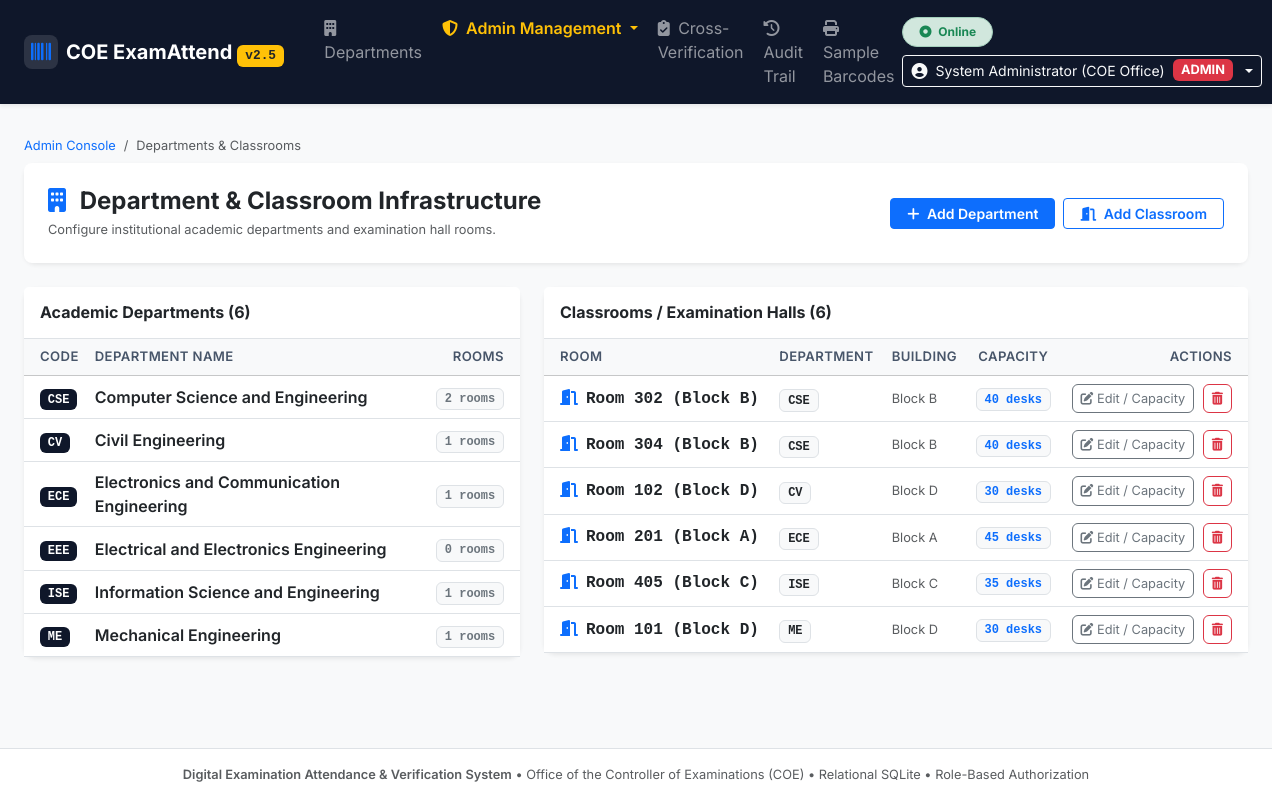
/admin/departments (signed in), run on the app's committed database.
### tables this page shows
CREATE TABLE departments (
        id INTEGER PRIMARY KEY AUTOINCREMENT,
        code TEXT UNIQUE NOT NULL,
        name TEXT NOT NULL,
        created_at TEXT DEFAULT CURRENT_TIMESTAMP
    );

CREATE TABLE classrooms (
        id INTEGER PRIMARY KEY AUTOINCREMENT,
        department_id INTEGER NOT NULL,
        room_number TEXT NOT NULL,
        building TEXT,
        capacity INTEGER DEFAULT 40,
        created_at TEXT DEFAULT CURRENT_TIMESTAMP,
        FOREIGN KEY (department_id) REFERENCES departments(id),
        UNIQUE(department_id, room_number)
    );

### app.py (the view)
@app.route('/admin/departments')
@admin_required
def admin_departments_list():
    conn = get_db()
    cursor = conn.cursor()
    cursor.execute('''
        SELECT d.*, COUNT(c.id) as classroom_count
        FROM departments d
        LEFT JOIN classrooms c ON c.department_id = d.id
        GROUP BY d.id
        ORDER BY d.code ASC
    ''')
    departments = [dict(row) for row in cursor.fetchall()]
    cursor.execute('''
        SELECT c.*, d.code as dept_code
        FROM classrooms c
        JOIN departments d ON c.department_id = d.id
        ORDER BY d.code ASC, c.room_number ASC
    ''')
    classrooms = [dict(row) for row in cursor.fetchall()]
    conn.close()
    return render_template('admin/admin_departments.html', departments=departments, classrooms=classrooms)

### app.py (called while the page is built)
def admin_required(f):
    @wraps(f)
    def decorated_function(*args, **kwargs):
        if not session.get('user_id'):
            if request.path.startswith('/api/'):
                return jsonify({'success': False, 'message': 'Authentication required.'}), 401
            return redirect(url_for('login', next=request.path))
        if session.get('role') != 'ADMIN':
            if request.path.startswith('/api/'):
                return jsonify({'success': False, 'message': 'Administrative privileges required.'}), 403
            flash('Access denied: Administrative privileges required.', 'danger')
            return redirect(url_for('departments_view'))
        return f(*args, **kwargs)
    return decorated_function

### database.py (called while the page is built)
def get_db(db_path=None):
    path = db_path or DB_PATH
    conn = sqlite3.connect(path, timeout=30.0)
    try:
        conn.execute("PRAGMA journal_mode=WAL;")
    except Exception:
        pass
    conn.execute("PRAGMA busy_timeout=15000;")
    conn.execute("PRAGMA foreign_keys=ON;")
    conn.row_factory = sqlite3.Row
    return conn

### templates/admin/admin_departments.html (shortened to what this page needs)
{% extends 'base.html' %}
{% block content %}
<div class="container-fluid px-3 px-md-4">
    <nav aria-label="breadcrumb" class="mb-2">
        <ol class="breadcrumb fs-7 mb-1">
            <li class="breadcrumb-item"><a href="/admin" class="text-decoration-none">Admin Console</a></li>
            <li class="breadcrumb-item active" aria-current="page">Departments & Classrooms</li>
        </ol>
    </nav>
    <div class="card mb-4 border-0 shadow-sm">
        <div class="card-body p-4 bg-white rounded-3">
            <div class="d-flex flex-wrap align-items-center justify-content-between gap-3">
                <div>
                    <h4 class="fw-bold mb-1 text-dark"><i class="fa-solid fa-building text-primary me-2"></i> Department & Classroom Infrastructure</h4>
                    <p class="text-muted fs-7 mb-0">
                        Configure institutional academic departments and examination hall rooms.
                    </p>
                </div>
                <div class="d-flex gap-2">
                    <button class="btn btn-primary btn-sm px-3 fw-semibold" data-bs-toggle="modal" data-bs-target="#createDeptModal">
                        <i class="fa-solid fa-plus me-1"></i> Add Department
                    </button>
                    <button class="btn btn-outline-primary btn-sm px-3 fw-semibold" data-bs-toggle="modal" data-bs-target="#createRoomModal">
                        <i class="fa-solid fa-door-open me-1"></i> Add Classroom
                    </button>
                </div>
            </div>
        </div>
    </div>
    <div class="row g-4">
        <div class="col-12 col-lg-5">
            <div class="card border-0 shadow-sm bg-white">
                <div class="card-header bg-white py-3 border-bottom">
                    <h6 class="fw-bold mb-0 text-dark">Academic Departments ({{ departments|length }})</h6>
                </div>
                <div class="card-body p-0">
                    <div class="table-responsive">
                        <table class="table table-hover align-middle mb-0">
                            <thead class="table-light">
                                <tr>
                                    <th class="ps-3">Code</th>
                                    <th>Department Name</th>
                                    <th class="text-end pe-3">Rooms</th>
                                </tr>
                            </thead>
                            <tbody>
                                {% for d in departments %}
                                <tr>
                                    <td class="ps-3"><span class="badge bg-navy text-white font-monospace">{{ d.code }}</span></td>
                                    <td class="fw-semibold text-dark">{{ d.name }}</td>
                                    <td class="text-end pe-3">
                                        <span class="badge bg-light text-secondary border font-monospace">{{ d.classroom_count }} rooms</span>
                                    </td>
                                </tr>
                                {% endfor %}
                            </tbody>
                        </table>
                    </div>
                </div>
            </div>
        </div>
        <div class="col-12 col-lg-7">
            <div class="card border-0 shadow-sm bg-white">
                <div class="card-header bg-white py-3 border-bottom">
                    <h6 class="fw-bold mb-0 text-dark">Classrooms / Examination Halls ({{ classrooms|length }})</h6>
                </div>
                <div class="card-body p-0">
                    <div class="table-responsive">
                        <table class="table table-hover align-middle mb-0">
                            <thead class="table-light">
                                <tr>
                                    <th class="ps-3">Room</th>
                                    <th>Department</th>
                                    <th>Building</th>
                                    <th class="text-center">Capacity</th>
                                    <th class="text-end pe-3">Actions</th>
                                </tr>
                            </thead>
                            <tbody>
                                {% for r in classrooms %}
                                <tr>
                                    <td class="ps-3 fw-bold text-dark font-monospace">
                                        <i class="fa-solid fa-door-open text-primary me-2"></i>{{ r.room_number }}
                                    </td>
                                    <td><span class="badge bg-light text-dark border font-monospace">{{ r.dept_code }}</span></td>
                                    <td class="text-muted fs-7">{{ r.building or 'Main Campus' }}</td>
                                    <td class="text-center font-monospace">
                                        <span class="badge bg-light text-primary border">{{ r.capacity }} desks</span>
                                    </td>
                                    <td class="text-end pe-3">
                                        <button class="btn btn-xs btn-outline-secondary py-1 px-2 fs-7 me-1"
                                                onclick="openEditRoomModal({{ r.id }}, '{{ r.room_number }}', '{{ r.building or '' }}', {{ r.capacity }})">
                                            <i class="fa-solid fa-pen-to-square"></i> Edit / Capacity
                                        </button>
                                        <form method="POST" action="/admin/classrooms/{{ r.id }}/delete" class="d-inline" onsubmit="return confirm('Are you sure you want to delete classroom {{ r.room_number }}?');">
                                            <button type="submit" class="btn btn-xs btn-outline-danger py-1 px-2 fs-7">
                                                <i class="fa-solid fa-trash-can"></i>
                                            </button>
                                        </form>
                                    </td>
                                </tr>
                                {% endfor %}
                            </tbody>
                        </table>
                    </div>
                </div>
            </div>
        </div>
    </div>
</div>
{% endblock %}

### static/css/style.css (style rules this page uses)
:root { --navy-blue: #0f172a; --navy-surface: #1e293b; --primary-blue: #2563eb; --emerald-green: #059669; --crimson-red: #dc2626; --amber-warning: #d97706; }
body { font-family: 'Inter', system-ui, -apple-system, sans-serif; color: #1e293b; background-color: #f8fafc; }
.bg-navy { background-color: var(--navy-blue) !important; }
.fs-7 { font-size: 0.8rem !important; }
.card { border-radius: 12px; border: 1px solid #e2e8f0; }
.card-header { border-bottom: 1px solid #e2e8f0; }
.table thead th { font-weight: 600; font-size: 0.82rem; text-transform: uppercase; letter-spacing: 0.03em; color: #475569; }

### data on the page
departments: code "CSE", name "Computer Science and Engineering", classroom_count "2"
departments: code "CV", name "Civil Engineering", classroom_count "1"
departments: code "ECE", name "Electronics and Communication Engineering", classroom_count "1"
departments: code "EEE", name "Electrical and Electronics Engineering", classroom_count "0"
departments: code "ISE", name "Information Science and Engineering", classroom_count "1"
departments: code "ME", name "Mechanical Engineering", classroom_count "1"
classrooms: room_number "Room 302 (Block B)", dept_code "CSE", building "Block B", capacity "40"
classrooms: room_number "Room 304 (Block B)", dept_code "CSE", building "Block B", capacity "40"
classrooms: room_number "Room 102 (Block D)", dept_code "CV", building "Block D", capacity "30"
classrooms: room_number "Room 201 (Block A)", dept_code "ECE", building "Block A", capacity "45"
classrooms: room_number "Room 405 (Block C)", dept_code "ISE", building "Block C", capacity "35"
classrooms: room_number "Room 101 (Block D)", dept_code "ME", building "Block D", capacity "30"

### other printed values
{{ session.get('full_name', 'User') }} "System Administrator (COE Office)"
{{ departments|length }} "6"
{{ classrooms|length }} "6"
